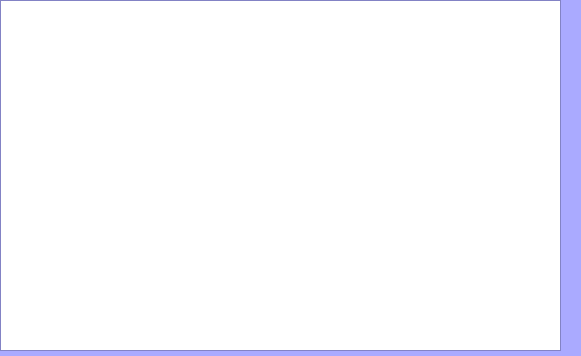
<?xml version="1.0" encoding="UTF-8"?>
<ui version="4.0">
 <class>chatWidget</class>
 <widget class="QWidget" name="chatWidget">
  <property name="geometry">
   <rect>
    <x>0</x>
    <y>0</y>
    <width>581</width>
    <height>356</height>
   </rect>
  </property>
  <property name="sizePolicy">
   <sizepolicy hsizetype="Expanding" vsizetype="Expanding">
    <horstretch>0</horstretch>
    <verstretch>0</verstretch>
   </sizepolicy>
  </property>
  <property name="palette">
   <palette>
    <active>
     <colorrole role="Base">
      <brush brushstyle="SolidPattern">
       <color alpha="255">
        <red>255</red>
        <green>255</green>
        <blue>255</blue>
       </color>
      </brush>
     </colorrole>
     <colorrole role="Window">
      <brush brushstyle="SolidPattern">
       <color alpha="255">
        <red>170</red>
        <green>170</green>
        <blue>255</blue>
       </color>
      </brush>
     </colorrole>
    </active>
    <inactive>
     <colorrole role="Base">
      <brush brushstyle="SolidPattern">
       <color alpha="255">
        <red>255</red>
        <green>255</green>
        <blue>255</blue>
       </color>
      </brush>
     </colorrole>
     <colorrole role="Window">
      <brush brushstyle="SolidPattern">
       <color alpha="255">
        <red>170</red>
        <green>170</green>
        <blue>255</blue>
       </color>
      </brush>
     </colorrole>
    </inactive>
    <disabled>
     <colorrole role="Base">
      <brush brushstyle="SolidPattern">
       <color alpha="255">
        <red>170</red>
        <green>170</green>
        <blue>255</blue>
       </color>
      </brush>
     </colorrole>
     <colorrole role="Window">
      <brush brushstyle="SolidPattern">
       <color alpha="255">
        <red>170</red>
        <green>170</green>
        <blue>255</blue>
       </color>
      </brush>
     </colorrole>
    </disabled>
   </palette>
  </property>
  <property name="windowTitle">
   <string>Form</string>
  </property>
  <widget class="QWidget" name="gridLayoutWidget">
   <property name="geometry">
    <rect>
     <x>0</x>
     <y>0</y>
     <width>561</width>
     <height>351</height>
    </rect>
   </property>
   <layout class="QGridLayout" name="gridLayout">
    <property name="sizeConstraint">
     <enum>QLayout::SetDefaultConstraint</enum>
    </property>
    <item row="0" column="0">
     <widget class="QTextBrowser" name="textBrowser">
      <property name="sizePolicy">
       <sizepolicy hsizetype="Expanding" vsizetype="Expanding">
        <horstretch>0</horstretch>
        <verstretch>0</verstretch>
       </sizepolicy>
      </property>
      <property name="layoutDirection">
       <enum>Qt::LeftToRight</enum>
      </property>
      <property name="autoFillBackground">
       <bool>false</bool>
      </property>
      <property name="html">
       <string>&lt;!DOCTYPE HTML PUBLIC &quot;-//W3C//DTD HTML 4.0//EN&quot; &quot;http://www.w3.org/TR/REC-html40/strict.dtd&quot;&gt;
&lt;html&gt;&lt;head&gt;&lt;meta name=&quot;qrichtext&quot; content=&quot;1&quot; /&gt;&lt;style type=&quot;text/css&quot;&gt;
p, li { white-space: pre-wrap; }
&lt;/style&gt;&lt;/head&gt;&lt;body style=&quot; font-family:'Ubuntu'; font-size:11pt; font-weight:400; font-style:normal;&quot;&gt;
&lt;p style=&quot;-qt-paragraph-type:empty; margin-top:0px; margin-bottom:0px; margin-left:0px; margin-right:0px; -qt-block-indent:0; text-indent:0px;&quot;&gt;&lt;br /&gt;&lt;/p&gt;&lt;/body&gt;&lt;/html&gt;</string>
      </property>
      <property name="acceptRichText">
       <bool>true</bool>
      </property>
     </widget>
    </item>
   </layout>
  </widget>
 </widget>
 <resources/>
 <connections/>
</ui>
